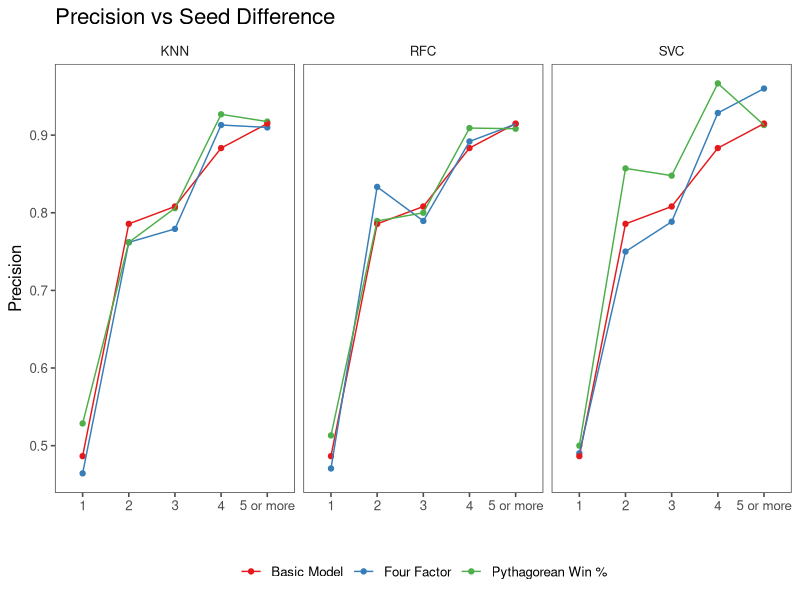
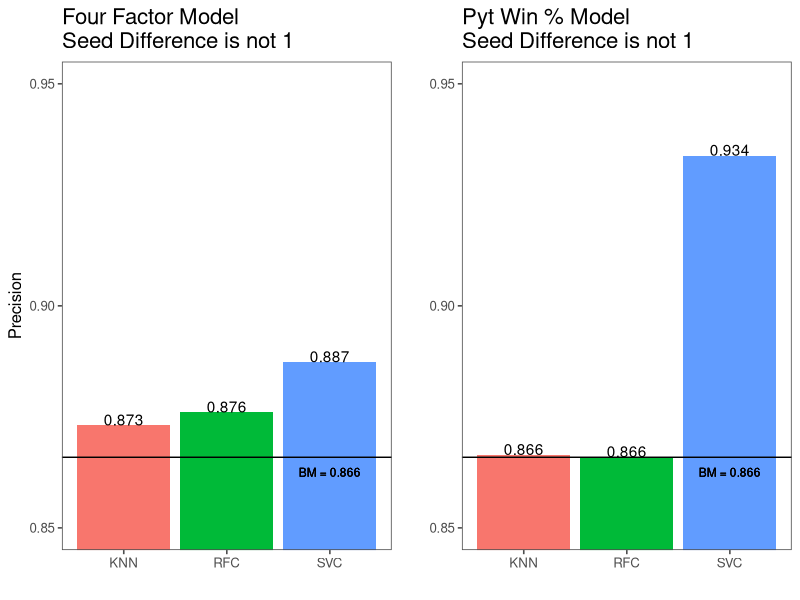
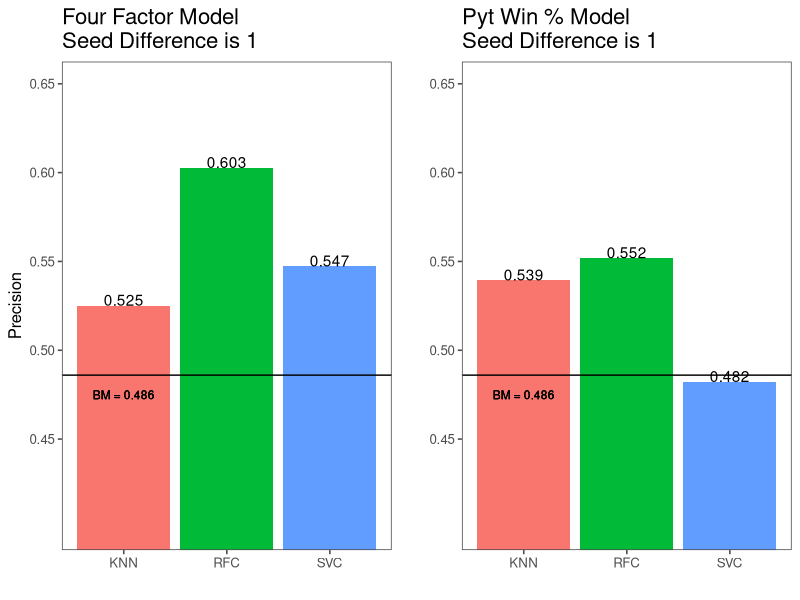

Write the R code that produced these figures, in order.
## ---- chunk 1
library(knitr)
library(scales)
library(dplyr)

t=data.frame(Seed=c(rep(1,7), rep(2,6), rep(3,4), rep(4,2),5,6))
t$`Opponent Seed`=c(2,3,4,5,6,7,8,3,4,5,6,7,8,
                    4,5,6,7,5,8,8,7)
t$n=c(30,24,27,36,3,1,68,47,3,3,16,68,
      1,2,1,68,4,68,4,1,1)
t$`Won Series`=c(15,20,25,33,2,1,63,24,
                 1,3,13,63,0,2,1,51,4,31,3,1,0)
t$`Win Percent`=round(t$`Won Series`/t$n,3)
t = arrange(t, desc(n))

kable(t)
## ---- chunk 2
t$`Seed Difference` = as.character(t$`Opponent Seed`-t$Seed)
t$`Seed Difference` = ifelse(t$`Seed Difference`=="1", "one", "not one")
t2 = t %>% 
  group_by(`Seed Difference`) %>%
  summarize(n=sum(n), `Won Series`=sum(`Won Series`))
t2$`Win Percent`=round(t2$`Won Series`/t2$n,3)
t2 = arrange(t2, desc(`Seed Difference`))

kable(t2)
## ---- chunk 3
library(ggplot2)
library(ggthemes)
library(gridExtra)

n = read.csv("models/results/combine_all.csv", stringsAsFactors = F)
m = n
mini = m[m$m2=="Basic Model",]
mini$m2[mini$m2=="Basic Model"] = "KNN"
mini2 = m[m$m2=="Basic Model",]
mini2$m2[mini2$m2=="Basic Model"] = "SVC"
mini3 = m[m$m2=="Basic Model",]
mini3$m2[mini3$m2=="Basic Model"] = "RFC"

m = rbind(m[m$m!="Basic Model",], rbind(mini, rbind(mini2, mini3)))

ggplot(data=m) +
  geom_point(aes(x=Seed_Diff, y=pct, color=m)) +
  geom_line(aes(x=Seed_Diff, y=pct, group=m, color=m)) +
  scale_color_brewer(palette="Set1") +
  theme_few() + 
  theme(legend.position="bottom", legend.title=element_blank(),
        plot.title=element_text(size=16)) +
  xlab("") + ylab("Precision") +
  facet_wrap(~m2) +
  ggtitle("Precision vs Seed Difference")
## ---- chunk 4
library(ggplot2)
library(ggthemes)
library(gridExtra)

n = read.csv("models/summary.csv", stringsAsFactors = F)
n$model_type.1 = ifelse(is.na(n$model_type.1), "Basic", n$model_type.1)
m = n
m = m[m$model_type!="seed_diff",]
m = m[m$model_type!="home_team",]
m = m[m$model_type=="four_fact",]
m = m[m$seed_diff=="not_one",]
p1 = 
  ggplot(data=m) +
  geom_bar(aes(x=model_type.1, y=pr, fill=model_type.1), 
           stat="identity") +
  theme_few() + 
  theme(legend.position="none", plot.title=element_text(size=16)) +
  xlab("") + ylab("Precision") +
  geom_hline(yintercept=0.865900383) +
  coord_cartesian(ylim=c(0.85,0.95)) +
  geom_text(aes(x=3, y=0.8625), 
            label="BM = 0.866", size=3) +
  geom_text(aes(model_type.1, y=pr, label=round(pr,3)),
            vjust=0) +
  scale_y_continuous(breaks=c(0.85,0.9,0.95)) + 
  ggtitle("Four Factor Model\nSeed Difference is not 1")

m = n
m = m[m$model_type!="seed_diff",]
m = m[m$model_type!="home_team",]
m = m[m$model_type=="pyt_win",]
m = m[m$seed_diff=="not_one",]
p2 =
  ggplot(data=m) +
  geom_bar(aes(x=model_type.1, y=pr, fill=model_type.1), 
           stat="identity") +
  theme_few() + 
  theme(legend.position="none", plot.title=element_text(size=16)) +
  xlab("") + ylab("") +
  geom_hline(yintercept=0.865900383) +
  coord_cartesian(ylim=c(0.85,0.95)) +
  geom_text(aes(x=3, y=0.8625), 
            label="BM = 0.866", size=3) +
  geom_text(aes(model_type.1, y=pr, label=round(pr,3)),
            vjust=0) +
  scale_y_continuous(breaks=c(0.85,0.9,0.95)) + 
  ggtitle("Pyt Win % Model\nSeed Difference is not 1")

grid.arrange(p1, p2, ncol=2)
## ---- chunk 5
m = n
m = m[m$model_type!="seed_diff",]
m = m[m$model_type!="home_team",]
m = m[m$model_type=="four_fact",]
m = m[m$seed_diff=="is_one",]
p1 = 
  ggplot(data=m) +
  geom_bar(aes(x=model_type.1, y=pr, fill=model_type.1), 
           stat="identity") +
  theme_few() + 
  theme(legend.position="none", plot.title=element_text(size=16)) +
  xlab("") + ylab("Precision") +
  coord_cartesian(ylim=c(0.4,0.65)) +
  geom_text(aes(x=1, y=0.475), 
            label="BM = 0.486", size=3) +
  geom_hline(yintercept=0.486) +
  geom_text(aes(model_type.1, y=pr, label=round(pr,3)),
            vjust=0) +
  scale_y_continuous(breaks=c(0.45,.5,.55,.6,.65)) + 
  ggtitle("Four Factor Model\nSeed Difference is 1")

m = n
m = m[m$model_type!="seed_diff",]
m = m[m$model_type!="home_team",]
m = m[m$model_type=="pyt_win",]
m = m[m$seed_diff=="is_one",]
p2 =
  ggplot(data=m) +
  geom_bar(aes(x=model_type.1, y=pr, fill=model_type.1), 
           stat="identity") +
  theme_few() + 
  theme(legend.position="none", plot.title=element_text(size=16)) +
  xlab("") + ylab("") +
  coord_cartesian(ylim=c(0.4,0.65)) +
  geom_text(aes(x=1, y=0.475), 
            label="BM = 0.486", size=3) +
  geom_hline(yintercept=0.486) +
  geom_text(aes(model_type.1, y=pr, label=round(pr,3)),
            vjust=0) +
  scale_y_continuous(breaks=c(0.45,0.5,0.55,.6,.65)) + 
  ggtitle("Pyt Win % Model\nSeed Difference is 1")

grid.arrange(p1, p2, ncol=2)
